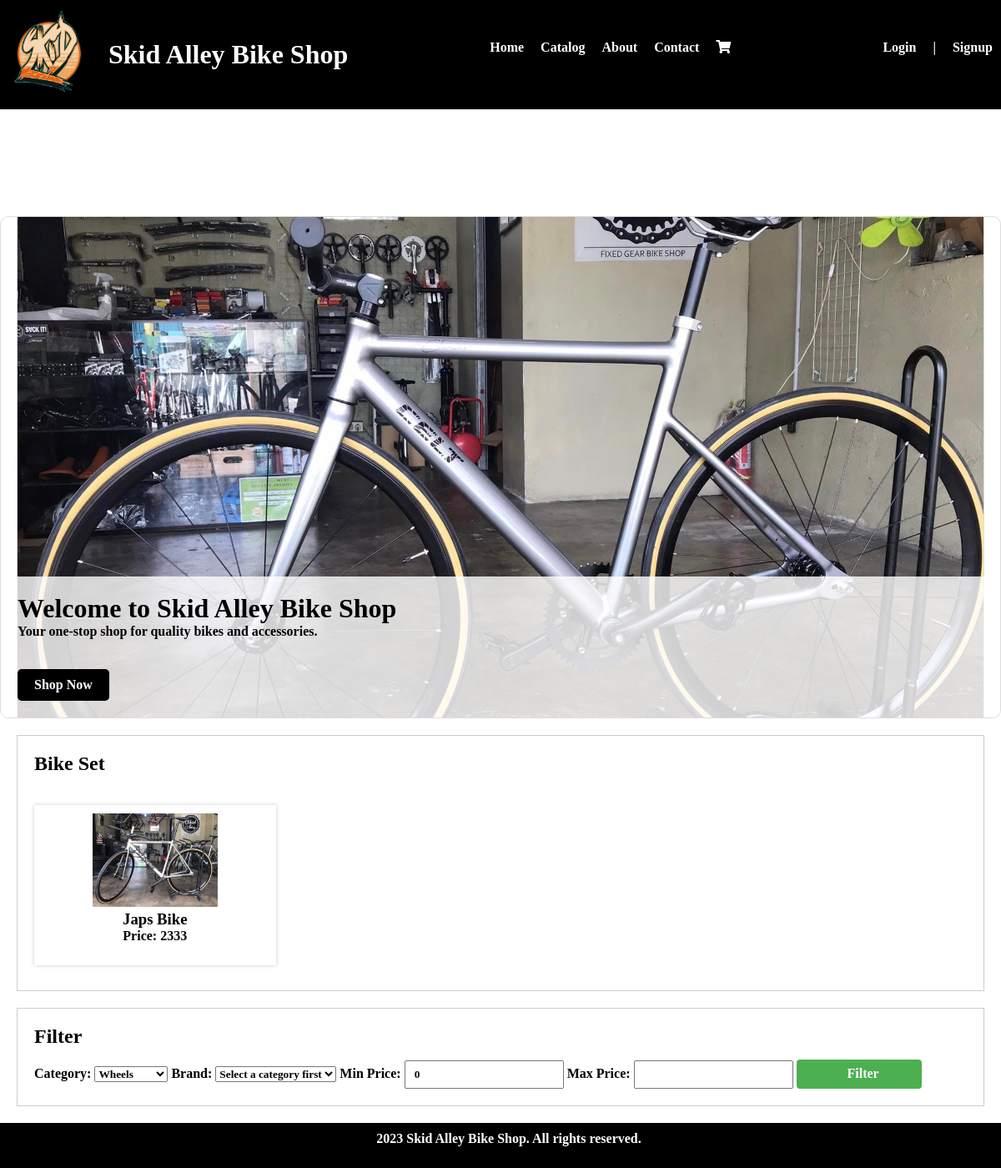
The app's page /home.php with its own data.
### tables this page shows
CREATE TABLE `content_management_logo` (
  `id` int(11) NOT NULL,
  `logo` text NOT NULL
);

CREATE TABLE `content_management_carousel` (
  `id` int(10) NOT NULL,
  `images` text NOT NULL
);

CREATE TABLE `product_list` (
  `id` int(10) NOT NULL,
  `brand_id` int(11) NOT NULL,
  `category_id` int(11) NOT NULL,
  `name` varchar(250) NOT NULL,
  `models` varchar(250) NOT NULL,
  `description` varchar(250) NOT NULL,
  `price` float NOT NULL,
  `status` tinyint(1) NOT NULL DEFAULT 1,
  `image_path` text NOT NULL,
  `delete_flag` tinyint(1) NOT NULL
);

CREATE TABLE `categories` (
  `id` int(30) NOT NULL,
  `category` varchar(250) NOT NULL,
  `description` varchar(250) NOT NULL,
  `status` tinyint(1) NOT NULL DEFAULT 1,
  `delete_flag` tinyint(1) NOT NULL
);

### home.php (the view, shortened to what this page needs)
<?php include('partials-front/menu.php'); ?>
<link rel="stylesheet" href="https://cdn.jsdelivr.net/npm/alertifyjs@1.13.1/build/css/alertify.min.css" />
<br><br><br><br><br><br>
<body>
<div class="carousel">
    <?php
    $sql = "SELECT images FROM content_management_carousel";
    $result = mysqli_query($conn, $sql);
    if ($result && mysqli_num_rows($result) > 0) {
        while ($row = mysqli_fetch_assoc($result)) {
            $image_url = SITEURL . 'images/carousel/' . $row['images'];
    ?>
            <img src="<?php echo $image_url; ?>" alt="Carousel Image" class="carousel-image">
    <?php
        }
    } else {
        echo '<img src="images/default.jpg" alt="Default Image" class="carousel-image">';
    }
    ?>
    <div class="carousel-content">
        <h1>Welcome to Skid Alley Bike Shop</h1>
        <p>Your one-stop shop for quality bikes and accessories.</p>
        <a href="index.php" class="shop-button">Shop Now</a>
    </div>
</div>
    <div class="bikeset-section">
    <h2>Bike Set</h2>
    <br><br>
    <div class="bikeset-products">
        <?php
        $bikesetCategoryName = "Bike Set";
        $sqlCategory = "SELECT id FROM categories WHERE category = '$bikesetCategoryName'";
        $resCategory = mysqli_query($conn, $sqlCategory);
        if ($resCategory && mysqli_num_rows($resCategory) > 0) {
            $categoryRow = mysqli_fetch_assoc($resCategory);
            $bikesetCategoryId = $categoryRow['id'];
            $sql = "SELECT * FROM product_list WHERE category_id = $bikesetCategoryId";
            $res = mysqli_query($conn, $sql);
            if ($res && mysqli_num_rows($res) > 0) {
                while ($bikeset_product = mysqli_fetch_assoc($res)) {
                  ?>  <div class="bikeset-product">
                    <a href="product-details.php?id=<?php echo $bikeset_product['id']; ?>">
                        <img src="<?php echo SITEURL; ?>images/bike/<?php echo $bikeset_product['image_path']; ?>"
                             alt="<?php echo $bikeset_product['name']; ?>"
                             style="width: 150px;">
                        <h3><?php echo $bikeset_product['name']; ?></h3>
                        <p>Price: <?php echo $bikeset_product['price']; ?></p>
                    </a>
                </div>
                <?php
                }
            } else {
                echo "<p>No BikeSet products available.</p>";
            }
        } else {
            echo "<p>'Bike Set' category not found.</p>";
        }
        ?>
    </div>
</div>
<div class="filter-price">
    <h2>Filter</h2>
    <form action="filter-price.php" method="GET">
        <label for="category">Category:</label>
        <select name="category_id" id="category_id">
                            <?php
                            $sql = "SELECT DISTINCT category_id FROM category_brands";
                            $res = mysqli_query($conn, $sql);
                            $count = mysqli_num_rows($res);
                            if ($count > 0) {
                                while ($row = mysqli_fetch_assoc($res)) {
                                    $category_id = $row['category_id'];
                                    $category_sql = "SELECT * FROM categories WHERE id='$category_id' AND status='1'";
                                    $category_res = mysqli_query($conn, $category_sql);
                                    $category_row = mysqli_fetch_assoc($category_res);
                                    if ($category_row) {
                                        $title = $category_row['category'];
                                        echo '<option value="' . $category_id . '">' . $title . '</option>';
                                    }
                                }
                            } else {
                                echo '<option value="0">No Category Found</option>';
                            }
                            ?>
                        </select>
        <label for="brand">Brand:</label>
            <select name="brand" id="brand">
                <option value="">Select a category first</option>
            </select>
            <label for="min-price">Min Price:</label>
<input type="number" name="min-price" id="min-price" value="0">
<label for="max-price">Max Price:</label>
<input type="number" name="max-price" id="max-price">
<input type="submit" value="Filter">
    </form>
</div>
</body>
</html>
<?php include('partials-front/footer.php'); ?>

### partials-front/menu.php (shortened to what this page needs)
<?php include('config/constants.php'); ?>
<!DOCTYPE html>
<html lang="en">
<head>
    <link rel="stylesheet" href="style.css">
    <link href="https://cdnjs.cloudflare.com/ajax/libs/font-awesome/5.15.4/css/all.min.css" rel="stylesheet">
</head>
<body>
    <div class="header">
        <?php
        $sql = "SELECT * FROM content_management_logo";
        $res = mysqli_query($conn, $sql);
        $count = mysqli_num_rows($res);
        if ($count > 0) {
            while ($row = mysqli_fetch_assoc($res)) {
                $logo = $row['logo'];
                ?>
                <div class="skidalley">
                <a href="<?php echo SITEURL; ?>index.php">  <?php
                            if ($logo == "")
                            {
                                echo "<div class='error'>Image not Added.</div>";
                            } else {
                                ?>
                                <img src="<?php echo SITEURL; ?>images/logo/<?php echo $logo; ?>"
                                     width="100px">
                                <?php
                            }
                            ?>
                            </img> </a>
                <a href="<?php echo SITEURL; ?>index.php"> <h1 id="name"> Skid Alley Bike Shop </h1> </a>
                </div>
             <?php
            }
        }
        else
        {
            echo  "<td colspan='4'><div class='error'>No Logo Added.</div></td>";
        }
      ?>
        <div class="navbar">
            <a href="<?php echo SITEURL; ?>home.php"> <p> Home </p> </a>
            <a href="<?php echo SITEURL; ?>index.php"> <p> Catalog </p> </a>
            <a href="<?php echo SITEURL; ?>about.php"> <p> About </p> </a>
            <a href="<?php echo SITEURL; ?>contact.php"> <p> Contact </p> </a>
            <a href="<?php echo SITEURL; ?>cart.php" class="cart-link">
                <i class="fas fa-shopping-cart"></i>
</a>
        </div>
        <div class="logsign">
        <?php
        if (isset($_SESSION['userLoggedIn']) && $_SESSION['userLoggedIn'] === true) {
            $username = $_SESSION['username'];
            $userId = $_SESSION['client_id'];
        ?>
            <div class="notifications">
            <a href="<?php echo SITEURL; ?>notifications.php">
                <p>Notifications</p>
                <?php
                if (isset($_SESSION['userLoggedIn'])) {
                    $notificationCount = getNotificationCount($userId);
                    if ($notificationCount > 0) {
                        echo '<span class="cart-count">' . $notificationCount . '</span>';
                    }
                }
                ?>
            </a>
        </div>
            <div class="user-container">
                <p id="username"><?php echo $username; ?></p>
                <div class="logout-dropdown">
                    <a href="<?php echo SITEURL; ?>orderstatus.php">My Order Status</a>
                    <a href="<?php echo SITEURL; ?>logout.php">Logout</a>
                </div>
            </div>
        <?php
        }
        else
        {
        ?>
            <a href="<?php echo SITEURL; ?>login.php"><p>Login</p></a>
            <p>|</p>
            <a href="<?php echo SITEURL; ?>signup.php"><p>Signup</p></a>
        <?php
        }
        ?>
        </div>
    </div>
</body>

### style.css (style rules this page uses)
* { padding: 0px; margin: 0px; font-family: 'Gill Sans MT'; font-weight:bolder; }
a { text-decoration: none; color: white; }
.header { align-items: center; align-content: center; padding: 10px; color: white; display: flex; background-color: black; position: relative; width: 100%; }
.skidalley { display: flex; align-items: center; gap: 20px; }
.navbar { display: flex; gap: 20px; margin-left: 170px; color: black; }
.navbar a { color: white; }
#name { color: white; }
.logsign { display: flex; margin-left: auto; gap: 10px; margin-right: 10px; }
.logsign p { margin-right: 10px; }
input { height: 30px; margin-top: 15px; padding-left: 10px; }
.carousel { display: flex; flex-direction: column; justify-content: center; align-items: center; height: 70vh; overflow: hidden; background-color: #fff; border: 1px solid #ddd; border-radius: 10px; margin: 20px auto; }
.carousel { position: relative; height: 70vh; overflow: hidden; background-color: #fff; border: 1px solid #ddd; border-radius: 10px; margin: 20px auto; padding: 20px; }
.carousel-image { max-width: 100%; height: auto; border: 1px solid #ddd; border-radius: 5px; margin: 10px 0; position: relative; }
.carousel-content { position: absolute; bottom: 0; left: 0; width: 100%; padding: 20px; background-color: rgba(255, 255, 255, 0.8); color: black; z-index: 1; }
.shop-button { display: inline-block; background-color: black; color: white; padding: 10px 20px; text-decoration: none; border-radius: 5px; font-weight: bold; margin-top: 20px; }
.bikeset-section { margin: 20px; padding: 20px; border: 1px solid #ccc; }
.bikeset-products { display: flex; flex-wrap: wrap; justify-content: space-between; }
.bikeset-product { flex-basis: calc(25% - 10px); margin-bottom: 10px; padding: 10px; text-align: center; background-color: white; box-shadow: 0px 0px 5px rgba(0, 0, 0, 0.2); transition: transform 0.2s, box-shadow 0.2s; border: none; color: black; }
.bikeset-product a { color: black; }
.filter-price { margin: 20px; padding: 20px; border: 1px solid #ccc; }
.filter-price input[type="submit"] { width: 150px; height: 35px; margin-top: 10px; background-color: #4CAF50; color: white; border: none; border-radius: 4px; cursor: pointer; font-size: 16px; text-align: center; transition: background-color 0.3s; }
p { margin-top: 0; margin-bottom: 1rem; }

### partials-front/menu.php (style rules this page uses)
.cart-link { position: relative; display: inline-block; }

### home.php (style rules this page uses)
body { overflow-x: hidden; margin: 0; padding: 0; }

### records on screen
content_management_logo: logo (picture)
content_management_carousel: images (picture)
product_list: image_path (picture), name "Japs Bike", price "2333"
categories: category_id "Wheels"
